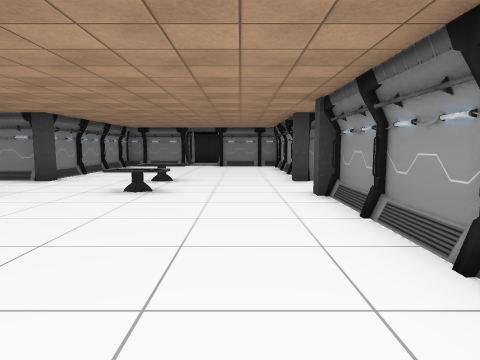
[1] (above)

19 first-person views from a walk through a 3-D level made in the Unity game engine. The camera is 1.5 m above the floor, tilts 6° down and sees 75° across. Doors are open. The floor is counted in squares, 2 m on a side. Each view is taken from the middle of a square. On the plan, view 1 faces up. The plan holds only what a view shows up to about 10 squares ahead; the rest is blank. The place goes on beyond the plan. The player character is not drawn. Some surface patterns are stand-ins.

[2]
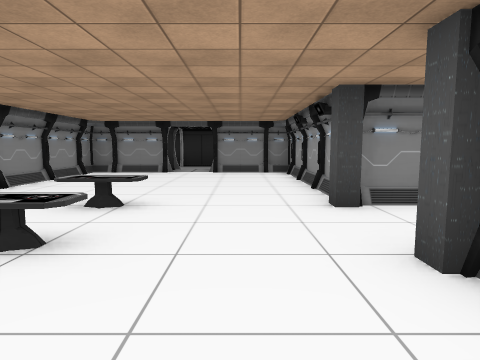

[3]
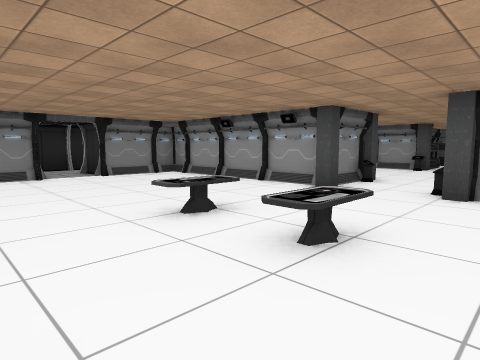

[4]
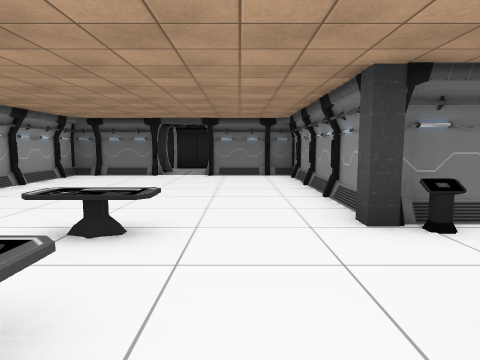

[5]
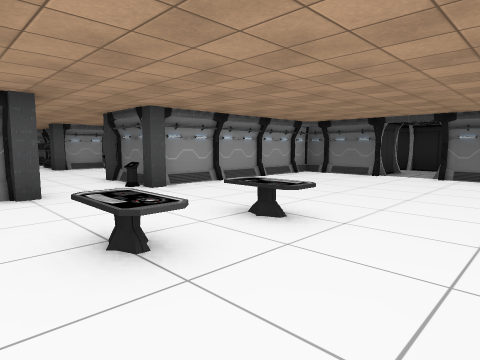

[6]
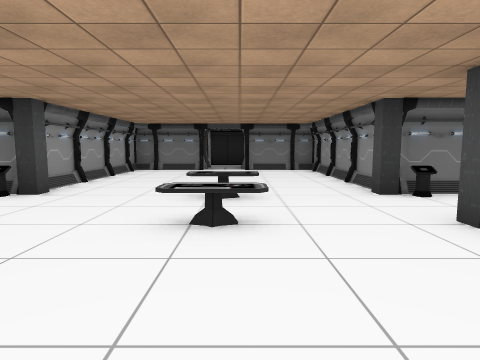

[7]
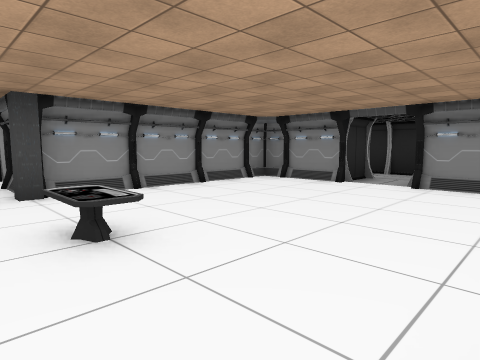

[8]
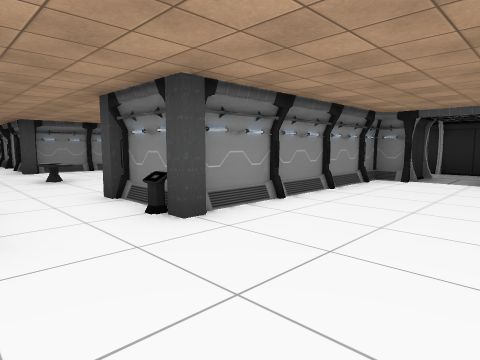

[9]
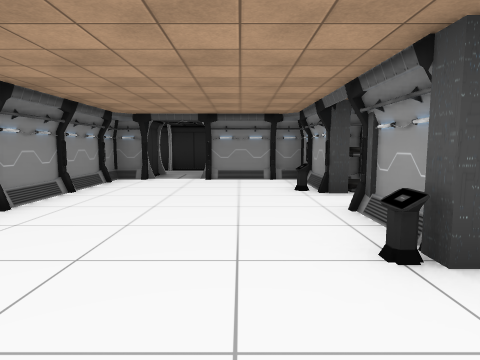

[10]
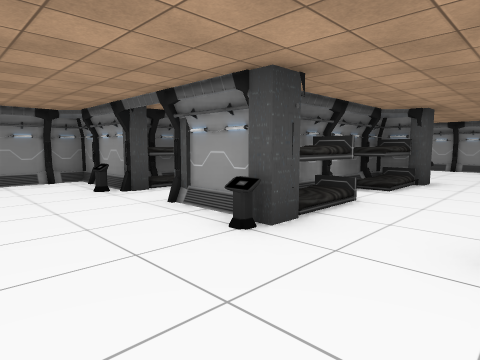

[11]
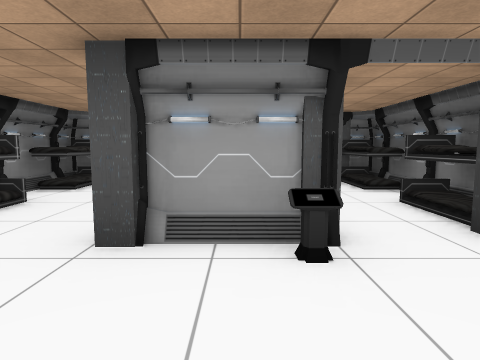

[12]
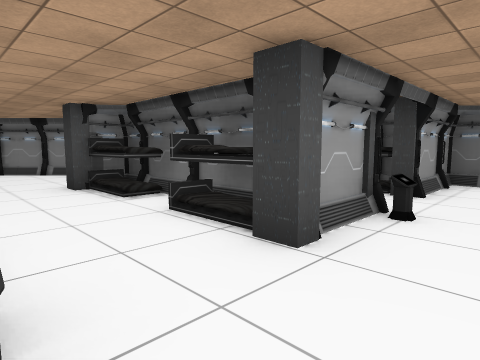

[13]
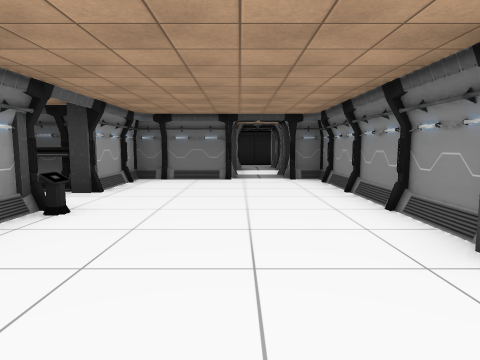

[14]
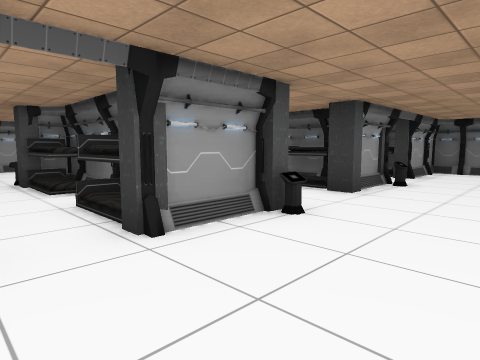

[15]
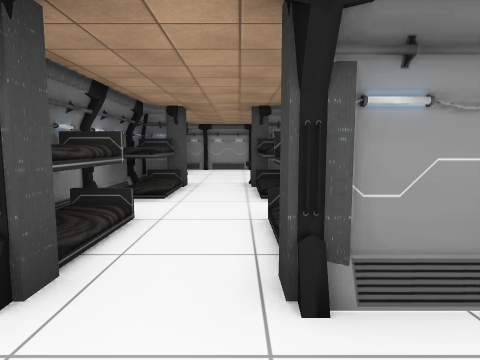

[16]
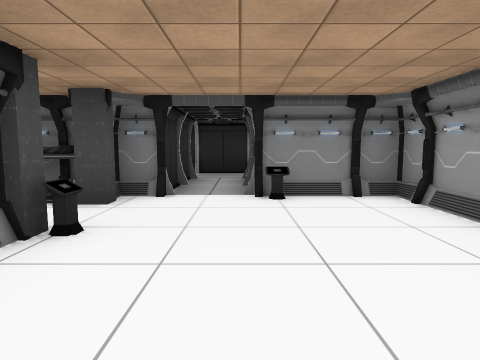

[17]
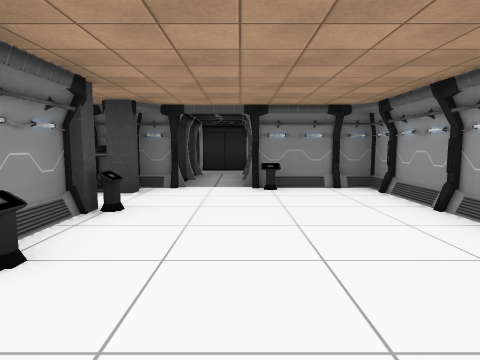

[18]
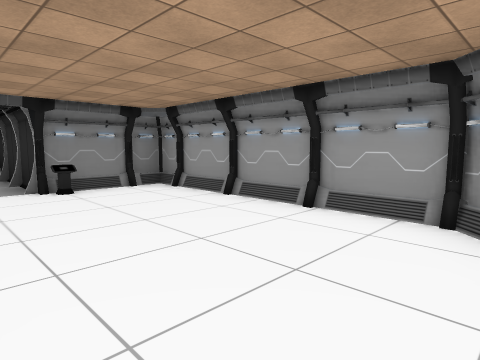

[19]
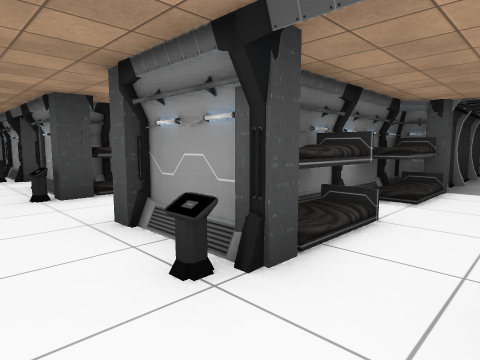

### Floor plan
Points are (right, up) in squares from view 1. A wall is a line through its corners. A room is listed if a view was taken in it or the views show most of it. See-through windows are left out.
Room 1 (views 1, 2, 3, 4, 5, 6, 7)
walls: (-4.2, 7.2) (-4.2, 6.9) (-4.6, 6.9); (-4.5, 4.3) (-4.5, -0.4) (-2.1, -0.4); (1.5, 7.1) (1.5, 12.4) (-0.7, 12.4); (1.6, 6.9) (1.2, 6.9) (1.2, 7.2); (-2.2, 12.4) (-4.5, 12.4) (-4.5, 7.1) (-5.5, 7.1); (-0.7, -0.4) (1.5, -0.4) (1.5, 4.6)
ways out: opening at (2.5, 6) to room 2; gap at (-2, 13)
objects: other object (-5, 5); other object (-2, 5) to (-1, 5); other object (-2, 7) to (-1, 7); other object (2, 5)
Room 2 (views 8, 9, 10, 11, 12, 13, 14, 15, 16, 17, 18, 19)
walls: (7.5, 7.4) (7.5, 8.6); (10, 7.8) (12, 7.9) (12, 8.5); (8.1, 4.1) (10.5, 4.1); (11.8, 5.2) (12.4, 5.2); (7.5, 3.4) (7.5, 4.5); (12, 7.8) (8, 7.8); (12, 4.1) (12, 4.6); (11.9, 3.4) (11.9, 4.4); (12, 3.5) (12, 4) (9.4, 4); (12.1, 8.5) (12.1, 7.5); (7.5, 10.4) (7.5, 12.4) (5.1, 12.4); (8, 1) (12, 1) (12, 1.6); (12, 10.4) (12, 10.9); (2.9, 5.2) (3.4, 5.2); (3, 4.5) (3, -0.4) (3.9, -0.4); (12.8, 10.9) (8, 10.9); (15.2, 4.3) (16.5, 5.6) (16.5, 10.9) (15.5, 10.9); (2.6, 7.1) (1.5, 7.1); (2.4, 4.9) (3, 4.9); (5.1, -0.4) (7.5, -0.4) (7.5, 1.5); (3.8, 12.4) (3, 12.4) (3, 7.4)
low walls: (9.8, 7.5) (9.7, 8)
ways out: opening at (2.5, 6) to room 1; gap at (4, 13)
objects: other object (3, 7); other object (7, 4); other object (7, 7); other object (7, 10); bed (8, 1) to (9, 2); bed (8, 3) to (9, 4); bed (8, 5); bed (8, 7); bed (8, 8) to (9, 9); bed (8, 10) to (9, 11); bed (9, 2); bed (9, 3); bed (9, 5); bed (9, 7); bed (9, 9); bed (9, 10); bed (10, 1) to (11, 2); bed (10, 10) to (11, 11); bed (11, 3) to (11, 4); bed (11, 5); bed (11, 7); bed (11, 8) to (11, 9); bed (12, 6); other object (12, 7); other object (12, 9); bed (12, 10)

Where each view was taken, in squares from view 1:
view 1: 0 up, 0 right, facing up
view 2: 3 up, 0 right, facing up
view 3: 4 up, 4 left, facing up-right
view 4: 8 up, 3 left, facing down
view 5: 8 up, 4 left, facing down-right
view 6: 10 up, 2 left, facing down
view 7: 6 up, 1 right, facing up-left
view 8: 5 up, 6 right, facing up-left
view 9: 5 up, 6 right, facing up
view 10: 5 up, 5 right, facing up-right
view 11: 4 up, 5 right, facing right
view 12: 7 up, 6 right, facing down-right
view 13: 7 up, 5 right, facing down
view 14: 10 up, 5 right, facing down-right
view 15: 9 up, 6 right, facing right
view 16: 6 up, 14 right, facing up
view 17: 5 up, 14 right, facing up
view 18: 5 up, 13 right, facing up-right
view 19: 2 up, 6 right, facing up-right
